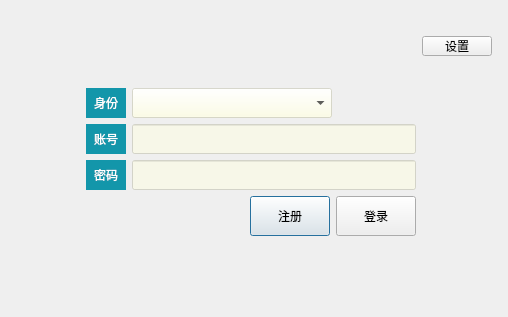
<?xml version="1.0" encoding="UTF-8"?>
<ui version="4.0">
 <class>LoginDialog</class>
 <widget class="QDialog" name="LoginDialog">
  <property name="geometry">
   <rect>
    <x>0</x>
    <y>0</y>
    <width>508</width>
    <height>317</height>
   </rect>
  </property>
  <property name="windowTitle">
   <string>登录</string>
  </property>
  <property name="styleSheet">
   <string notr="true">QDialog#LoginDialog {
border-image: url(:/resources/7.jpg) 0 0 0 0 stretch stretch;}

QLineEdit
{  
   background-color: rgba(255, 255, 224, 50%);
}

QComboBox
{  
   background-color: rgba(255, 255, 224, 50%);
}</string>
  </property>
  <layout class="QGridLayout" name="gridLayout_3">
   <item row="1" column="0">
    <spacer name="horizontalSpacer_3">
     <property name="orientation">
      <enum>Qt::Orientation::Horizontal</enum>
     </property>
     <property name="sizeHint" stdset="0">
      <size>
       <width>52</width>
       <height>20</height>
      </size>
     </property>
    </spacer>
   </item>
   <item row="1" column="1">
    <layout class="QGridLayout" name="gridLayout_2">
     <item row="0" column="0" colspan="4">
      <layout class="QGridLayout" name="gridLayout">
       <item row="1" column="1">
        <widget class="QComboBox" name="comboBoxRole">
         <property name="minimumSize">
          <size>
           <width>200</width>
           <height>30</height>
          </size>
         </property>
        </widget>
       </item>
       <item row="1" column="0">
        <widget class="QLabel" name="label_3">
         <property name="minimumSize">
          <size>
           <width>40</width>
           <height>30</height>
          </size>
         </property>
         <property name="styleSheet">
          <string notr="true">color: rgb(255, 255, 255);
background-color: rgb(19, 150, 170);</string>
         </property>
         <property name="text">
          <string>身份</string>
         </property>
         <property name="alignment">
          <set>Qt::AlignmentFlag::AlignCenter</set>
         </property>
        </widget>
       </item>
       <item row="3" column="0">
        <widget class="QLabel" name="label_2">
         <property name="minimumSize">
          <size>
           <width>40</width>
           <height>30</height>
          </size>
         </property>
         <property name="styleSheet">
          <string notr="true">color: rgb(255, 255, 255);
background-color: rgb(19, 150, 170);</string>
         </property>
         <property name="text">
          <string>密码</string>
         </property>
         <property name="alignment">
          <set>Qt::AlignmentFlag::AlignCenter</set>
         </property>
        </widget>
       </item>
       <item row="3" column="1" colspan="2">
        <widget class="QLineEdit" name="lineEditPassword">
         <property name="minimumSize">
          <size>
           <width>200</width>
           <height>30</height>
          </size>
         </property>
         <property name="echoMode">
          <enum>QLineEdit::EchoMode::Password</enum>
         </property>
        </widget>
       </item>
       <item row="1" column="2">
        <spacer name="horizontalSpacer">
         <property name="orientation">
          <enum>Qt::Orientation::Horizontal</enum>
         </property>
         <property name="sizeHint" stdset="0">
          <size>
           <width>78</width>
           <height>20</height>
          </size>
         </property>
        </spacer>
       </item>
       <item row="2" column="0">
        <widget class="QLabel" name="label">
         <property name="minimumSize">
          <size>
           <width>40</width>
           <height>30</height>
          </size>
         </property>
         <property name="styleSheet">
          <string notr="true">color: rgb(255, 255, 255);
background-color: rgb(19, 150, 170);</string>
         </property>
         <property name="text">
          <string>账号</string>
         </property>
         <property name="alignment">
          <set>Qt::AlignmentFlag::AlignCenter</set>
         </property>
        </widget>
       </item>
       <item row="2" column="1" colspan="2">
        <widget class="QLineEdit" name="lineEditID">
         <property name="minimumSize">
          <size>
           <width>200</width>
           <height>30</height>
          </size>
         </property>
        </widget>
       </item>
      </layout>
     </item>
     <item row="1" column="1">
      <spacer name="horizontalSpacer_2">
       <property name="orientation">
        <enum>Qt::Orientation::Horizontal</enum>
       </property>
       <property name="sizeHint" stdset="0">
        <size>
         <width>58</width>
         <height>20</height>
        </size>
       </property>
      </spacer>
     </item>
     <item row="1" column="2">
      <widget class="QPushButton" name="pushButtonRegister">
       <property name="minimumSize">
        <size>
         <width>80</width>
         <height>40</height>
        </size>
       </property>
       <property name="styleSheet">
        <string notr="true">QPushButton {

border-image: url(:/resources/a1.jpg) 0 0 0 0 stretch stretch;
	font: 20pt &quot;Kunstler Script&quot;;


}


QPushButton:hover {
border-image: url(:/resources/a1.jpg) 0 0 0 0 stretch stretch;

font: 8pt &quot;Kunstler Script&quot;;
}


QPushButton:pressed {
border-image: url(:/resources/a1.jpg) 0 0 0 0 stretch stretch;
	font: 20pt &quot;Kunstler Script&quot;;


}</string>
       </property>
       <property name="text">
        <string>注册</string>
       </property>
      </widget>
     </item>
     <item row="1" column="3">
      <widget class="QPushButton" name="pushButtonLogin">
       <property name="minimumSize">
        <size>
         <width>80</width>
         <height>40</height>
        </size>
       </property>
       <property name="styleSheet">
        <string notr="true">QPushButton {
border-image: url(:/resources/a1.jpg) 0 0 0 0 stretch stretch;
	font: 20pt &quot;Kunstler Script&quot;;


}


QPushButton:hover {
border-image: url(:/resources/a1.jpg) 0 0 0 0 stretch stretch;

font: 8pt &quot;Kunstler Script&quot;;
}


QPushButton:pressed {
border-image: url(:/resources/a1.jpg) 0 0 0 0 stretch stretch;
	font: 20pt &quot;Kunstler Script&quot;;


}</string>
       </property>
       <property name="text">
        <string>登录</string>
       </property>
      </widget>
     </item>
    </layout>
   </item>
   <item row="3" column="1">
    <spacer name="verticalSpacer_2">
     <property name="orientation">
      <enum>Qt::Orientation::Vertical</enum>
     </property>
     <property name="sizeHint" stdset="0">
      <size>
       <width>20</width>
       <height>39</height>
      </size>
     </property>
    </spacer>
   </item>
   <item row="0" column="1">
    <spacer name="verticalSpacer">
     <property name="orientation">
      <enum>Qt::Orientation::Vertical</enum>
     </property>
     <property name="sizeHint" stdset="0">
      <size>
       <width>20</width>
       <height>39</height>
      </size>
     </property>
    </spacer>
   </item>
   <item row="1" column="2">
    <spacer name="horizontalSpacer_4">
     <property name="orientation">
      <enum>Qt::Orientation::Horizontal</enum>
     </property>
     <property name="sizeHint" stdset="0">
      <size>
       <width>67</width>
       <height>20</height>
      </size>
     </property>
    </spacer>
   </item>
   <item row="0" column="2">
    <widget class="QPushButton" name="pushButtonNet">
     <property name="maximumSize">
      <size>
       <width>70</width>
       <height>20</height>
      </size>
     </property>
     <property name="styleSheet">
      <string notr="true">qproperty-alignment: AlignCenter;  
</string>
     </property>
     <property name="text">
      <string>设置</string>
     </property>
    </widget>
   </item>
  </layout>
 </widget>
 <tabstops>
  <tabstop>comboBoxRole</tabstop>
  <tabstop>lineEditID</tabstop>
  <tabstop>lineEditPassword</tabstop>
  <tabstop>pushButtonRegister</tabstop>
  <tabstop>pushButtonLogin</tabstop>
 </tabstops>
 <resources/>
 <connections/>
</ui>
